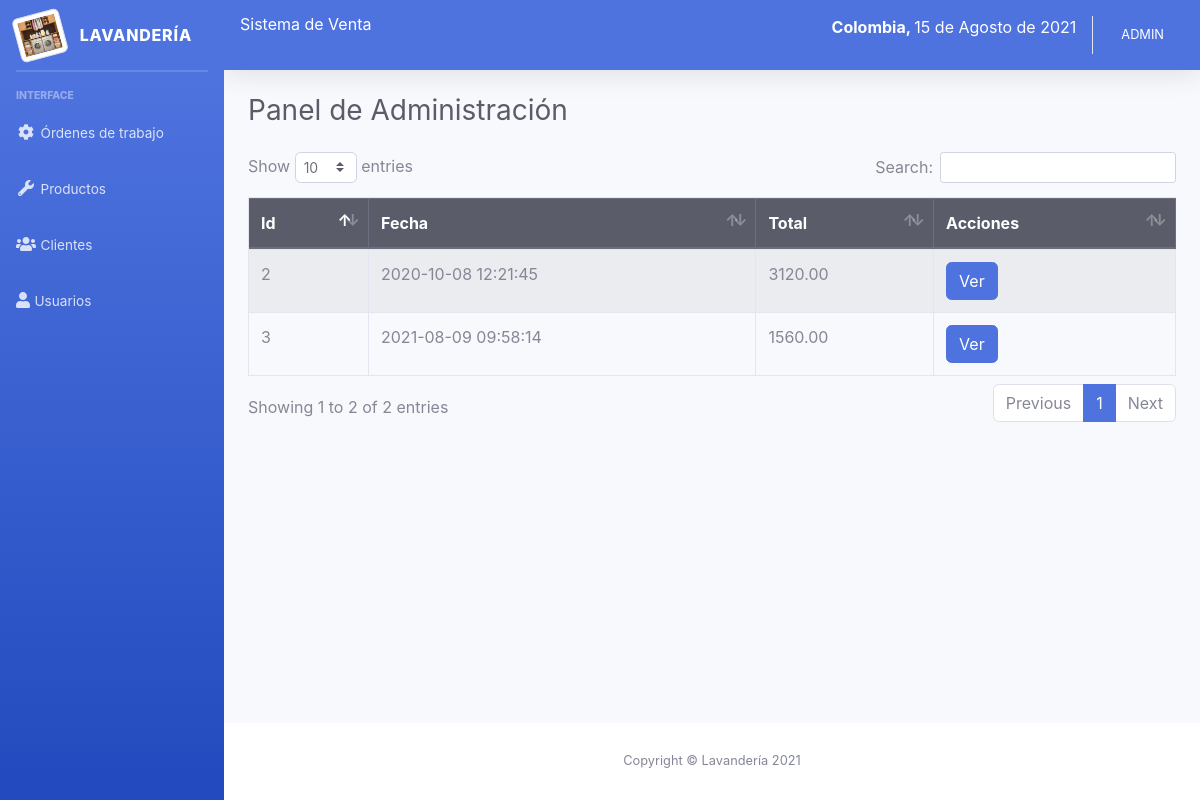
The app's page /sistema/ventas.php (signed in) with its own data.
### tables this page shows
CREATE TABLE `factura` (
  `nofactura` int(11) NOT NULL,
  `fecha` datetime NOT NULL DEFAULT current_timestamp(),
  `usuario` int(11) NOT NULL,
  `codcliente` int(11) NOT NULL,
  `totalfactura` decimal(10,2) NOT NULL,
  `estado` int(11) NOT NULL DEFAULT 1
);

### sistema/ventas.php (the view, shortened to what this page needs)
<?php include_once "includes/header.php"; ?>
<div class="container-fluid">
	<div class="d-sm-flex align-items-center justify-content-between mb-4">
		<h1 class="h3 mb-0 text-gray-800">Panel de Administración</h1>
	</div>
	<div class="row">
		<div class="col-lg-12">
			<div class="table-responsive">
				<table class="table table-striped table-bordered" id="table">
					<thead class="thead-dark">
						<tr>
							<th>Id</th>
							<th>Fecha</th>
							<th>Total</th>
							<th>Acciones</th>
						</tr>
					</thead>
					<tbody>
						<?php
						require "../conexion.php";
						$query = mysqli_query($conexion, "SELECT nofactura, fecha,codcliente, totalfactura, estado FROM factura ORDER BY nofactura DESC");
						$cli = mysqli_num_rows($query);
						if ($cli > 0) {
							while ($dato = mysqli_fetch_array($query)) {
						?>
								<tr>
									<td><?php echo $dato['nofactura']; ?></td>
									<td><?php echo $dato['fecha']; ?></td>
									<td><?php echo $dato['totalfactura']; ?></td>
									<td>
										<button type="button" class="btn btn-primary view_factura" cl="<?php echo $dato['codcliente'];  ?>" f="<?php echo $dato['nofactura']; ?>">Ver</button>
									</td>
								</tr>
						<?php }
						} ?>
					</tbody>
				</table>
			</div>
		</div>
	</div>
</div>
</div>
<?php include_once "includes/footer.php"; ?>

### records on screen
factura: nofactura "3", fecha "2021-08-09 09:58:14", totalfactura "1560.00"
factura: nofactura "2", fecha "2020-10-08 12:21:45", totalfactura "3120.00"

### other values on screen
fechaPeru() "15 de Agosto de 2021"
$_SESSION['nombre'] "ADMIN"
